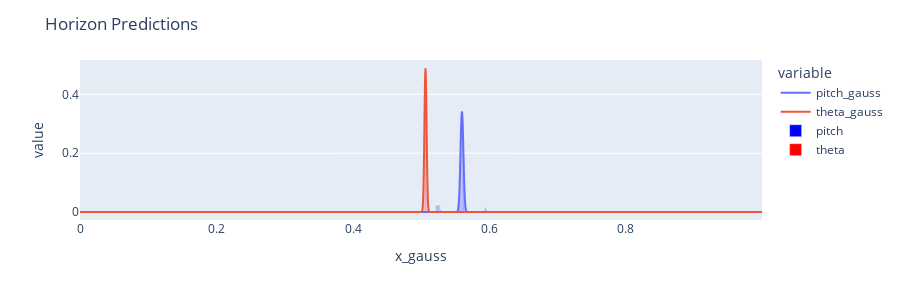

The notebook cell this image was saved under:
### Code cell
import pandas as pd
import plotly.express as px

for image, target in dataloader:
    break

with torch.no_grad():
    x_pitch, x_theta = model(image.to(model.device))

(y_pitch, score_pitch), (y_theta, score_theta) = model.postprocess(x_pitch, x_theta)
y_pitch, y_theta = y_pitch.cpu().numpy(), y_theta.cpu().numpy()

(mu_pitch, amp_pitch, sigma_pitch), (mu_theta, amp_theta, sigma_theta) = (
    model.postprocess_curve_fit(x_pitch, x_theta)
)


print(f"target=\t{target}")
print(f"pred_argmax=\t{[y_pitch, y_theta]}")
print(f"pred_fit=\t{[mu_pitch, mu_theta]}")


# plotting
def gaussian(x, amplitude, mu, sigma):
    return amplitude * np.exp(-((x - mu) ** 2) / (2 * sigma**2))


x_pitch = x_pitch.squeeze().softmax(-1).cpu().numpy()
x_theta = x_theta.squeeze().softmax(-1).cpu().numpy()
x = np.linspace(0, 1, len(x_pitch), endpoint=False)
x_data = np.linspace(0, 1, 5000, endpoint=False)
df_gauss = pd.DataFrame(
    {
        "x_gauss": x_data,
        "pitch_gauss": gaussian(x_data, amp_pitch, mu_pitch, sigma_pitch),
        "theta_gauss": gaussian(x_data, amp_theta, mu_theta, sigma_theta),
    }
)

fig = px.line(df_gauss, x="x_gauss", y=["pitch_gauss", "theta_gauss"])
fig.add_bar(x=x, y=x_pitch, name="pitch", marker=dict(color="blue", opacity=0.5))
fig.add_bar(x=x, y=x_theta, name="theta", marker=dict(color="red", opacity=0.5))
fig.update_layout(barmode="overlay", title="Horizon Predictions")
# set height and tight layout
fig.update_layout(height=300)  # , margin=dict(l=0, r=0, t=0, b=0))
fig.show()

I = (image[0].permute(1, 2, 0) * 255).numpy().astype(np.uint8)
diameter = 1
I = draw_horizon(
    I, pitch_theta=(target[0][0], target[0][1]), color=(0, 255, 0), diameter=diameter
)
I = draw_horizon(
    I, pitch_theta=(y_pitch[0], y_theta[0]), color=(0, 0, 0), diameter=diameter
)
I = draw_horizon(
    I,
    pitch_theta=(mu_pitch, mu_theta),
    color=(0, 0, 255),
    diameter=diameter,
)
I = Image.fromarray(I)
I  # .reduce(2) if I.width >= 1024 else I

### Figure 1 — Plotly figure (JSON) as saved in the notebook; plotly's stock layout.template omitted (floating-point values rounded to 4 significant figures; data arrays with more than 128 entries replaced by an {"elided": "..."} marker saying what was removed)
{"data": [{"hovertemplate": "variable=pitch_gauss<br>x_gauss=%{x}<br>value=%{y}<extra></extra>", "legendgroup": "pitch_gauss", "line": {"color": "#636efa", "dash": "solid"}, "marker": {"symbol": "circle"}, "mode": "lines", "name": "pitch_gauss", "showlegend": true, "type": "scattergl", "x": {"elided": "5000 float values"}, "xaxis": "x", "y": {"elided": "5000 float values"}, "yaxis": "y"}, {"hovertemplate": "variable=theta_gauss<br>x_gauss=%{x}<br>value=%{y}<extra></extra>", "legendgroup": "theta_gauss", "line": {"color": "#EF553B", "dash": "solid"}, "marker": {"symbol": "circle"}, "mode": "lines", "name": "theta_gauss", "showlegend": true, "type": "scattergl", "x": {"elided": "5000 float values"}, "xaxis": "x", "y": {"elided": "5000 float values"}, "yaxis": "y"}, {"marker": {"color": "blue", "opacity": 0.5}, "name": "pitch", "type": "bar", "x": {"elided": "500 float values"}, "y": {"elided": "500 float values"}}, {"marker": {"color": "red", "opacity": 0.5}, "name": "theta", "type": "bar", "x": {"elided": "500 float values"}, "y": {"elided": "500 float values"}}], "layout": {"barmode": "overlay", "height": 300, "legend": {"title": {"text": "variable"}, "tracegroupgap": 0}, "margin": {"t": 60}, "title": {"text": "Horizon Predictions"}, "xaxis": {"anchor": "y", "domain": [0, 1], "title": {"text": "x_gauss"}}, "yaxis": {"anchor": "x", "domain": [0, 1], "title": {"text": "value"}}}}
